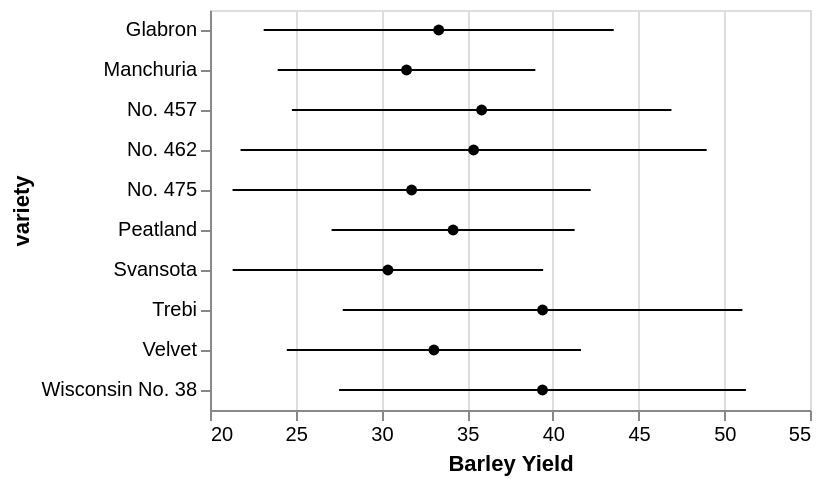

Describe this chart as a Vega-Lite specification.
### Vega-Lite specification from a JSON file in a GitHub repository (floating-point values rounded to 4 significant figures)
{"$schema": "https://vega.github.io/schema/vega-lite/v6.json", "data": {"values": [{"yield": 27, "variety": "Manchuria", "year": 1931, "site": "University Farm"}, {"yield": 48.87, "variety": "Manchuria", "year": 1931, "site": "Waseca"}, {"yield": 27.43, "variety": "Manchuria", "year": 1931, "site": "Morris"}, {"yield": 39.93, "variety": "Manchuria", "year": 1931, "site": "Crookston"}, {"yield": 32.97, "variety": "Manchuria", "year": 1931, "site": "Grand Rapids"}, {"yield": 28.97, "variety": "Manchuria", "year": 1931, "site": "Duluth"}, {"yield": 43.07, "variety": "Glabron", "year": 1931, "site": "University Farm"}, {"yield": 55.2, "variety": "Glabron", "year": 1931, "site": "Waseca"}, {"yield": 28.77, "variety": "Glabron", "year": 1931, "site": "Morris"}, {"yield": 38.13, "variety": "Glabron", "year": 1931, "site": "Crookston"}, {"yield": 29.13, "variety": "Glabron", "year": 1931, "site": "Grand Rapids"}, {"yield": 29.67, "variety": "Glabron", "year": 1931, "site": "Duluth"}, {"yield": 35.13, "variety": "Svansota", "year": 1931, "site": "University Farm"}, {"yield": 47.33, "variety": "Svansota", "year": 1931, "site": "Waseca"}, {"yield": 25.77, "variety": "Svansota", "year": 1931, "site": "Morris"}, {"yield": 40.47, "variety": "Svansota", "year": 1931, "site": "Crookston"}, {"yield": 29.67, "variety": "Svansota", "year": 1931, "site": "Grand Rapids"}, {"yield": 25.7, "variety": "Svansota", "year": 1931, "site": "Duluth"}, {"yield": 39.9, "variety": "Velvet", "year": 1931, "site": "University Farm"}, {"yield": 50.23, "variety": "Velvet", "year": 1931, "site": "Waseca"}, {"yield": 26.13, "variety": "Velvet", "year": 1931, "site": "Morris"}, {"yield": 41.33, "variety": "Velvet", "year": 1931, "site": "Crookston"}, {"yield": 23.03, "variety": "Velvet", "year": 1931, "site": "Grand Rapids"}, {"yield": 26.3, "variety": "Velvet", "year": 1931, "site": "Duluth"}, {"yield": 36.57, "variety": "Trebi", "year": 1931, "site": "University Farm"}, {"yield": 63.83, "variety": "Trebi", "year": 1931, "site": "Waseca"}, {"yield": 43.77, "variety": "Trebi", "year": 1931, "site": "Morris"}, {"yield": 46.93, "variety": "Trebi", "year": 1931, "site": "Crookston"}, {"yield": 29.77, "variety": "Trebi", "year": 1931, "site": "Grand Rapids"}, {"yield": 33.93, "variety": "Trebi", "year": 1931, "site": "Duluth"}, {"yield": 43.27, "variety": "No. 457", "year": 1931, "site": "University Farm"}, {"yield": 58.1, "variety": "No. 457", "year": 1931, "site": "Waseca"}, {"yield": 28.7, "variety": "No. 457", "year": 1931, "site": "Morris"}, {"yield": 45.67, "variety": "No. 457", "year": 1931, "site": "Crookston"}, {"yield": 32.17, "variety": "No. 457", "year": 1931, "site": "Grand Rapids"}, {"yield": 33.6, "variety": "No. 457", "year": 1931, "site": "Duluth"}, {"yield": 36.6, "variety": "No. 462", "year": 1931, "site": "University Farm"}, {"yield": 65.77, "variety": "No. 462", "year": 1931, "site": "Waseca"}, {"yield": 30.37, "variety": "No. 462", "year": 1931, "site": "Morris"}, {"yield": 48.57, "variety": "No. 462", "year": 1931, "site": "Crookston"}, {"yield": 24.93, "variety": "No. 462", "year": 1931, "site": "Grand Rapids"}, {"yield": 28.1, "variety": "No. 462", "year": 1931, "site": "Duluth"}, {"yield": 32.77, "variety": "Peatland", "year": 1931, "site": "University Farm"}, {"yield": 48.57, "variety": "Peatland", "year": 1931, "site": "Waseca"}, {"yield": 29.87, "variety": "Peatland", "year": 1931, "site": "Morris"}, {"yield": 41.6, "variety": "Peatland", "year": 1931, "site": "Crookston"}, {"yield": 34.7, "variety": "Peatland", "year": 1931, "site": "Grand Rapids"}, {"yield": 32, "variety": "Peatland", "year": 1931, "site": "Duluth"}, {"yield": 24.67, "variety": "No. 475", "year": 1931, "site": "University Farm"}, {"yield": 46.77, "variety": "No. 475", "year": 1931, "site": "Waseca"}, {"yield": 22.6, "variety": "No. 475", "year": 1931, "site": "Morris"}, {"yield": 44.1, "variety": "No. 475", "year": 1931, "site": "Crookston"}, {"yield": 19.7, "variety": "No. 475", "year": 1931, "site": "Grand Rapids"}, {"yield": 33.07, "variety": "No. 475", "year": 1931, "site": "Duluth"}, {"yield": 39.3, "variety": "Wisconsin No. 38", "year": 1931, "site": "University Farm"}, {"yield": 58.8, "variety": "Wisconsin No. 38", "year": 1931, "site": "Waseca"}, {"yield": 29.47, "variety": "Wisconsin No. 38", "year": 1931, "site": "Morris"}, {"yield": 49.87, "variety": "Wisconsin No. 38", "year": 1931, "site": "Crookston"}, {"yield": 34.47, "variety": "Wisconsin No. 38", "year": 1931, "site": "Grand Rapids"}, {"yield": 31.6, "variety": "Wisconsin No. 38", "year": 1931, "site": "Duluth"}, {"yield": 26.9, "variety": "Manchuria", "year": 1932, "site": "University Farm"}, {"yield": 33.47, "variety": "Manchuria", "year": 1932, "site": "Waseca"}, {"yield": 34.37, "variety": "Manchuria", "year": 1932, "site": "Morris"}, {"yield": 32.97, "variety": "Manchuria", "year": 1932, "site": "Crookston"}, {"yield": 22.13, "variety": "Manchuria", "year": 1932, "site": "Grand Rapids"}, {"yield": 22.57, "variety": "Manchuria", "year": 1932, "site": "Duluth"}, {"yield": 36.8, "variety": "Glabron", "year": 1932, "site": "University Farm"}, {"yield": 37.73, "variety": "Glabron", "year": 1932, "site": "Waseca"}, {"yield": 35.13, "variety": "Glabron", "year": 1932, "site": "Morris"}, {"yield": 26.17, "variety": "Glabron", "year": 1932, "site": "Crookston"}, {"yield": 14.43, "variety": "Glabron", "year": 1932, "site": "Grand Rapids"}, {"yield": 25.87, "variety": "Glabron", "year": 1932, "site": "Duluth"}, {"yield": 27.43, "variety": "Svansota", "year": 1932, "site": "University Farm"}, {"yield": 38.5, "variety": "Svansota", "year": 1932, "site": "Waseca"}, {"yield": 35.03, "variety": "Svansota", "year": 1932, "site": "Morris"}, {"yield": 20.63, "variety": "Svansota", "year": 1932, "site": "Crookston"}, {"yield": 16.63, "variety": "Svansota", "year": 1932, "site": "Grand Rapids"}, {"yield": 22.23, "variety": "Svansota", "year": 1932, "site": "Duluth"}, {"yield": 26.8, "variety": "Velvet", "year": 1932, "site": "University Farm"}, {"yield": 37.4, "variety": "Velvet", "year": 1932, "site": "Waseca"}, {"yield": 38.83, "variety": "Velvet", "year": 1932, "site": "Morris"}, {"yield": 32.07, "variety": "Velvet", "year": 1932, "site": "Crookston"}, {"yield": 32.23, "variety": "Velvet", "year": 1932, "site": "Grand Rapids"}, {"yield": 22.47, "variety": "Velvet", "year": 1932, "site": "Duluth"}, {"yield": 29.07, "variety": "Trebi", "year": 1932, "site": "University Farm"}, {"yield": 49.23, "variety": "Trebi", "year": 1932, "site": "Waseca"}, {"yield": 46.63, "variety": "Trebi", "year": 1932, "site": "Morris"}, {"yield": 41.83, "variety": "Trebi", "year": 1932, "site": "Crookston"}, {"yield": 20.63, "variety": "Trebi", "year": 1932, "site": "Grand Rapids"}, {"yield": 30.6, "variety": "Trebi", "year": 1932, "site": "Duluth"}, {"yield": 26.43, "variety": "No. 457", "year": 1932, "site": "University Farm"}, {"yield": 42.2, "variety": "No. 457", "year": 1932, "site": "Waseca"}, {"yield": 43.53, "variety": "No. 457", "year": 1932, "site": "Morris"}, {"yield": 34.33, "variety": "No. 457", "year": 1932, "site": "Crookston"}, {"yield": 19.47, "variety": "No. 457", "year": 1932, "site": "Grand Rapids"}, {"yield": 22.7, "variety": "No. 457", "year": 1932, "site": "Duluth"}, {"yield": 25.57, "variety": "No. 462", "year": 1932, "site": "University Farm"}, {"yield": 44.7, "variety": "No. 462", "year": 1932, "site": "Waseca"}, {"yield": 47, "variety": "No. 462", "year": 1932, "site": "Morris"}, {"yield": 30.53, "variety": "No. 462", "year": 1932, "site": "Crookston"}, {"yield": 19.9, "variety": "No. 462", "year": 1932, "site": "Grand Rapids"}, {"yield": 22.5, "variety": "No. 462", "year": 1932, "site": "Duluth"}, {"yield": 28.07, "variety": "Peatland", "year": 1932, "site": "University Farm"}, {"yield": 36.03, "variety": "Peatland", "year": 1932, "site": "Waseca"}, {"yield": 43.2, "variety": "Peatland", "year": 1932, "site": "Morris"}, {"yield": 25.23, "variety": "Peatland", "year": 1932, "site": "Crookston"}, {"yield": 26.77, "variety": "Peatland", "year": 1932, "site": "Grand Rapids"}, {"yield": 31.37, "variety": "Peatland", "year": 1932, "site": "Duluth"}, {"yield": 30, "variety": "No. 475", "year": 1932, "site": "University Farm"}, {"yield": 41.27, "variety": "No. 475", "year": 1932, "site": "Waseca"}, {"yield": 44.23, "variety": "No. 475", "year": 1932, "site": "Morris"}, {"yield": 32.13, "variety": "No. 475", "year": 1932, "site": "Crookston"}, {"yield": 15.23, "variety": "No. 475", "year": 1932, "site": "Grand Rapids"}, {"yield": 27.37, "variety": "No. 475", "year": 1932, "site": "Duluth"}, {"yield": 38, "variety": "Wisconsin No. 38", "year": 1932, "site": "University Farm"}, {"yield": 58.17, "variety": "Wisconsin No. 38", "year": 1932, "site": "Waseca"}, {"yield": 47.17, "variety": "Wisconsin No. 38", "year": 1932, "site": "Morris"}, {"yield": 35.9, "variety": "Wisconsin No. 38", "year": 1932, "site": "Crookston"}, {"yield": 20.67, "variety": "Wisconsin No. 38", "year": 1932, "site": "Grand Rapids"}, {"yield": 29.33, "variety": "Wisconsin No. 38", "year": 1932, "site": "Duluth"}]}, "encoding": {"y": {"field": "variety", "type": "ordinal"}}, "layer": [{"mark": {"type": "point", "filled": true}, "encoding": {"x": {"aggregate": "mean", "field": "yield", "type": "quantitative", "scale": {"zero": false}, "title": "Barley Yield"}, "color": {"value": "black"}}}, {"mark": {"type": "errorbar", "extent": "stdev"}, "encoding": {"x": {"field": "yield", "type": "quantitative", "title": "Barley Yield"}}}]}
